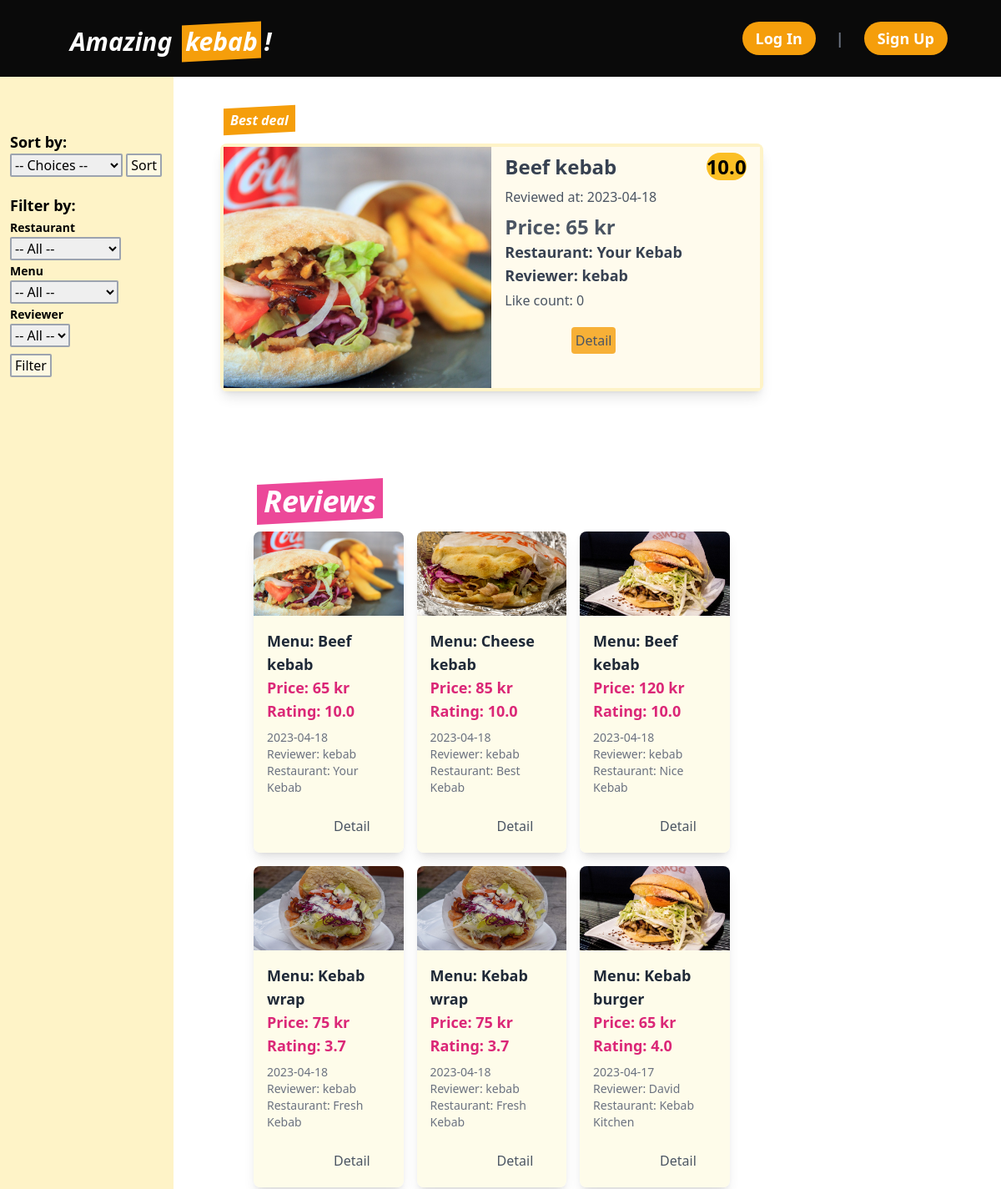
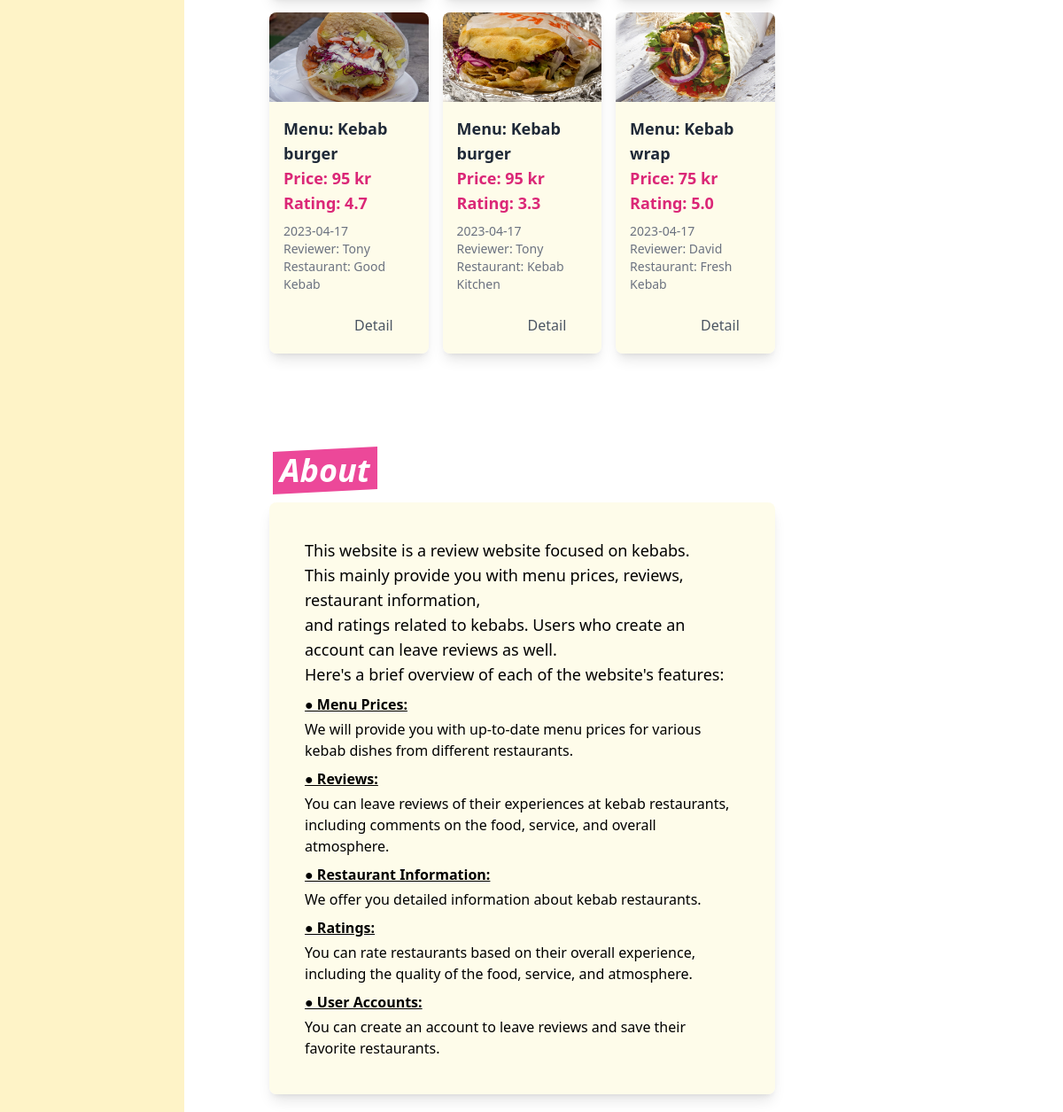
/core/, run on the app's committed database (2 pictures, top to bottom).
### core/models.py (models this page shows, shortened)
class Review(models.Model):
    user = models.ForeignKey(
        CustomUser, on_delete=models.CASCADE, related_name='reviews_by_user'
    )
    menu = models.ForeignKey(
        Menu, on_delete=models.CASCADE, related_name='reviews_of_menu'
    )
    restaurant = models.ForeignKey(
        Restaurant, on_delete=models.CASCADE, related_name='restaurants_for_review'
    )
    image = models.ImageField(upload_to='images/', null=True, blank=True)
    review = models.TextField(default="", null=False)
    taste_rating = models.IntegerField(null=False)
    service_rating = models.IntegerField(null=False)
    value_rating = models.IntegerField(null=False)
    avg_rating = models.FloatField(null=True, blank=True)
    like_count = models.IntegerField(default=0)
    created_at = models.DateTimeField(auto_now_add=True)
    class Meta:
        indexes = [models.Index(fields=['-created_at']),]
        ordering = ['-created_at']

class Menu(models.Model):
    menu = models.CharField(max_length=100, null=False)
    price = models.IntegerField(null=False)
    restaurants = models.ManyToManyField(Restaurant)
    created_at = models.DateTimeField(auto_now_add=True)

class Restaurant(models.Model):
    name = models.CharField(max_length=100, null=False)
    address = models.CharField(max_length=200, null=False)
    tel = models.CharField(max_length=20, null=True, blank=True)
    website = models.URLField(null=True, blank=True)

class CustomUser(AbstractUser):
    email = models.EmailField("email address", unique=True, blank=False)
    USERNAME_FIELD = "email"  # make the user log in with the email
    REQUIRED_FIELDS = ["username"]
    objects = CustomUserManager()

### core/views.py (the view)
# urls.py: path('', views.top, name='top'),
def top(request):
    sort = request.GET.get('sort-by', '-created_at')
    restaurant_name = request.GET.get('restaurant')
    menu_name = request.GET.get('menu')
    reviewer_name = request.GET.get('reviewer')
    reviews = Review.objects.all()
    best = Review.objects.order_by('menu__price', '-avg_rating', '-like_count', '-created_at').first()
    restaurants = Review.objects.order_by().values_list('restaurant__name', flat=True).distinct()
    menus = Review.objects.order_by().values_list('menu__menu', flat=True).distinct()
    reviewers = Review.objects.order_by().values_list('user__username', flat=True).distinct()
    if restaurant_name:
        reviews = reviews.filter(restaurant__name=restaurant_name)
    elif menu_name:
        reviews = reviews.filter(menu__menu=menu_name)
    elif reviewer_name:
        reviews = reviews.filter(user__username=reviewer_name)
    if sort:
            reviews = reviews.order_by(sort)
    context = {
        'reviews': reviews,
        'best': best,
        'restaurants': restaurants,
        'menus': menus,
        'reviewers': reviewers
    }
    return render(request, 'core/top.html', context)

### core/templates/core/top.html (shortened to what this page needs)
{% extends 'core/base.html' %} {% block content %} {% load static %}
<header id="home" class="flex bg-neutral-950 py-6 px-16 fixed top-0 left-0 right-0 z-50">
  <nav class="flex items-center w-full">
    <div class="flex justify-between items-center space-x-5">
      <p class="mt-2 text-3xl font-bold italic text-white">
        Amazing
        <span
          class="before:block before:absolute before:-inset-1 before:-skew-y-3 before:bg-amber-500 relative inline-block mx-2">
          <span class="relative text-white">kebab</span> </span>!
      </p>
    </div>
    <div class="flex-grow lg:flex lg:items-center lg:w-auto">
      {% if user.is_authenticated %}
      <ul class="w-full justify-end flex-grow lg:flex lg:items-center lg:w-auto ml-auto">
        <li>
          <p class="text-lg font-bold mr-4 text-white">
            Hi {{ user.username }}!
          </p>
        </li>
        <li>
          <a href="{% url 'core:upload' %}"
            class="bg-amber-500 rounded-full px-4 py-2 mr-4 text-white font-bold">Review</a>
        </li>
        <li>
          <a href="{% url 'core:logout' %}" class="bg-black font-bold rounded-full px-4 py-2 text-white">Log Out</a>
        </li>
      </ul>
      {% else %}
      <ul class="flex flex-row space-x-4 text-lg text-gray-600 ml-auto">
        <li>
          <a href="{% url 'core:login' %}" class="bg-amber-500 rounded-full px-4 py-2 text-white mr-2 font-bold">Log
            In</a>
        </li>
        <li>
          <span class="text-gray-500 font-bold">|</span>
        </li>
        <li>
          <a href="{% url 'core:signup' %}" class="bg-amber-500 font-bold rounded-full px-4 py-2 text-white ml-2">Sign
            Up</a>
        </li>
      </ul>
      {% endif %}
    </div>
  </nav>
</header>
<aside class="w-52 fixed left-0 bottom-0 z-20 h-screen bg-amber-100 p-3 mt-2">
  <div class="pt-36">
    <form action="{% url 'core:top' %}" method="GET">
      <label for="sort-by" class="font-bold text-lg">Sort by:</label>
      <select id="sort-by" name="sort-by" class="border-gray-400 border-2 rounded-sm">
        <option value="">-- Choices --</option>
      </select>
      <button type="submit" class="bg-white/50 px-1 rounded-sm border-gray-400 border-2 hover:bg-green-200">
        Sort
      </button>
    </form>
  </div>
  <div class="grid grid-cols-2">
    <form action="{% url 'core:top' %}" method="GET">
      <h2 class="mt-5 font-bold text-lg">Filter by:</h2>
      <label for="restaurant" class="font-semibold text-sm">Restaurant</label>
      <select id="restaurant" name="restaurant" class="border-gray-400 border-2 rounded-sm">
        <option value="">-- All --</option>
      </select>
      <br />
      <label for="menu" class="font-semibold text-sm">Menu</label>
      <select id="menu" name="menu" class="border-gray-400 border-2 rounded-sm">
        <option value="">-- All --</option>
      </select>
      <br />
      <label for="reviewer" class="font-semibold text-sm">Reviewer</label>
      <select id="reviewer" name="reviewer" class="border-gray-400 border-2 rounded-sm">
        <option value="">-- All --</option>
      </select>
      <br />
      <button type="submit"
        class="bg-white/50 px-1 rounded-sm border-gray-400 border-2 hover:bg-green-200 col-start-2 mt-2">
        Filter
      </button>
    </form>
  </div>
</aside>
<main class="flex-1 ml-56 pt-28">
  <div class="flex-1 ml-10 mx-auto w-4/6 pt-5">
    <h1 class="text-1xl italic font-bold mb-4">
      <span
        class="before:block before:absolute before:-inset-1 before:-skew-y-3 before:bg-amber-500 relative inline-block mx-2">
        <span class="relative text-white p-1">Best deal</span></span>
    </h1>
    <div class="bg-amber-50/90 rounded-lg shadow-lg overflow-hidden">
      <div class="flex border-amber-100 border-4">
        {% if best.image %}
        <div class="relative overflow-hidden w-1/2" style="padding-bottom: 45%">
          <div class="absolute inset-0">
            <img class="object-cover h-full w-full" src="{{ best.image.url }}" alt="{{ best.menu.menu }} image" />
          </div>
        </div>
        {% endif %}
        <div class="px-4 py-2 w-1/2 flex">
          <div>
            <h1 class="text-2xl font-bold text-gray-700 mb-2">
              {{ best.menu.menu }}
            </h1>
            <p class="text-gray-600 text-base font-normal mb-2">
              Reviewed at: {{ best.created_at|date:"Y-m-d" }}
            </p>
            <h2 class="text-2xl font-bold text-gray-600">
              Price:  {{ best.menu.price }} kr
            </h2>
            <ul class="text-gray-700 text-lg font-semibold">
              <li>Restaurant: {{ best.restaurant.name }}</li>
              <li>Reviewer: {{ best.user.username }}</li>
              <li class="text-gray-600 text-base font-normal mt-1">
                Like count: {{ best.like_count }}
              </li>
            </ul>
            <div class="text-gray-600 bg-amber-500/80 mx-20 text-center rounded py-1 mt-5 hover:bg-yellow-300">
              <a href="{% url 'core:detail' id=best.id %}">Detail</a>
            </div>
          </div>
          <h2 class="text-2xl text-black ml-auto "><span class=" bg-amber-400 font-bold rounded-full ">{{ best.avg_rating }}</span></h2>
        </div>
    </div>
  </div>
  <div class="mx-10 mt-28">
    <h1 class="text-4xl italic font-bold mb-4">
      <span
        class="before:block before:absolute before:-inset-1 before:-skew-y-3 before:bg-pink-500 relative inline-block mx-2">
        <span class="relative text-white p-1">Reviews</span></span>
    </h1>
    <div class="grid grid-cols-1 md:grid-cols-2 lg:grid-cols-3 gap-4">
      {% for review in reviews %}
      <div class="bg-yellow-50/90 rounded-lg shadow-lg overflow-hidden">
        {% if review.image %}
        <div class="relative overflow-hidden" style="padding-bottom: 56.25%">
          <div class="absolute inset-0">
            <img class="object-cover h-full w-full" src="{{ review.image.url }}" alt="{{ review.menu.menu }} image" />
          </div>
        </div>
        {% endif %}
        <div class="p-4">
          <h2 class="text-lg font-bold text-gray-800">
            Menu: {{ review.menu.menu }}
          </h2>
          <h2 class="text-lg font-bold text-pink-600">
            Price: {{ review.menu.price }} kr
          </h2>
          <h2 class="text-lg font-bold text-pink-600">
            Rating: {{ review.avg_rating }}
          </h2>
          <p class="text-gray-500 text-sm mt-2">
            {{ review.created_at|date:"Y-m-d" }}
          </p>
          <p class="text-gray-500 text-sm">
            Reviewer: {{ review.user.username }}
          </p>
          <p class="text-gray-500 text-sm">
            Restaurant: {{ review.restaurant.name }}
          </p>
          <div class="text-gray-600 bg-green-300/80 mx-20 text-center rounded py-1 mt-5 hover:bg-yellow-300">
            <a href="{% url 'core:detail' id=review.id %}">Detail</a>
          </div>
        </div>
      </div>
      {% endfor %}
    </div>
  </div>
  <div class="mt-28">
    <h1 class="text-4xl italic font-bold mb-4 mx-10">
      <span
        class="before:block before:absolute before:-inset-1 before:-skew-y-3 before:bg-pink-500 relative inline-block mx-2">
        <span class="relative text-white p-1">About</span></span>
    </h1>
    <div id="about" class="p-10 bg-yellow-50/90 rounded-lg shadow-lg mx-10 mb-5">
      <p class="text-lg mb-2 font-medium">
        This website is a review website focused on kebabs. <br />
        This mainly provide you with menu prices, reviews, restaurant
        information, <br />
        and ratings related to kebabs. Users who create an account can leave
        reviews as well. <br />
        Here's a brief overview of each of the website's features: <br />
      </p>
      <ul>
        <li>
          <p class="font-bold underline mt-2 mb-1">● Menu Prices:</p>
          We will provide you with up-to-date menu prices for various kebab
          dishes from different restaurants.
        </li>
        <li>
          <p class="font-bold underline mt-2 mb-1">● Reviews:</p>
          You can leave reviews of their experiences at kebab restaurants,
          including comments on the food, service, and overall atmosphere.
        </li>
        <li>
          <p class="font-bold underline mt-2 mb-1">● Restaurant Information:</p>
          We offer you detailed information about kebab restaurants.
        </li>
        <li>
          <p class="font-bold underline mt-2 mb-1">● Ratings:</p>
          You can rate restaurants based on their overall experience, including
          the quality of the food, service, and atmosphere.
        </li>
        <li>
          <p class="font-bold underline mt-2 mb-1">● User Accounts:</p>
          You can create an account to leave reviews and save their favorite
          restaurants.
        </li>
      </ul>
    </div>
  </div>
</main>
{% endblock content %}§

### core/templates/core/base.html (shortened to what this page needs)
{% load static %}
<!DOCTYPE html>
<html>
  <head>
    <script src="https://cdn.tailwindcss.com"></script>
  </head>
  {% block content %}{% endblock %}
</html>

### data on the page
Review: image (picture), menu.menu "Beef kebab", created_at "2023-04-18", menu.price "65", restaurant.name "Your Kebab", user.username "kebab", like_count "0", avg_rating "10.0"
Review: image (picture), menu.menu "Cheese kebab", menu.price "85", avg_rating "10.0", created_at "2023-04-18", user.username "kebab", restaurant.name "Best Kebab"
Review: image (picture), menu.menu "Beef kebab", menu.price "120", avg_rating "10.0", created_at "2023-04-18", user.username "kebab", restaurant.name "Nice Kebab"
Review: image (picture), menu.menu "Kebab wrap", menu.price "75", avg_rating "3.7", created_at "2023-04-18", user.username "kebab", restaurant.name "Fresh Kebab"
Review: image (picture), menu.menu "Kebab wrap", menu.price "75", avg_rating "3.7", created_at "2023-04-18", user.username "kebab", restaurant.name "Fresh Kebab"
Review: image (picture), menu.menu "Kebab burger", menu.price "65", avg_rating "4.0", created_at "2023-04-17", user.username "David", restaurant.name "Kebab Kitchen"
Review: image (picture), menu.menu "Kebab burger", menu.price "95", avg_rating "4.7", created_at "2023-04-17", user.username "Tony", restaurant.name "Good Kebab"
Review: image (picture), menu.menu "Kebab burger", menu.price "95", avg_rating "3.3", created_at "2023-04-17", user.username "Tony", restaurant.name "Kebab Kitchen"
Review: image (picture), menu.menu "Kebab wrap", menu.price "75", avg_rating "5.0", created_at "2023-04-17", user.username "David", restaurant.name "Fresh Kebab"
